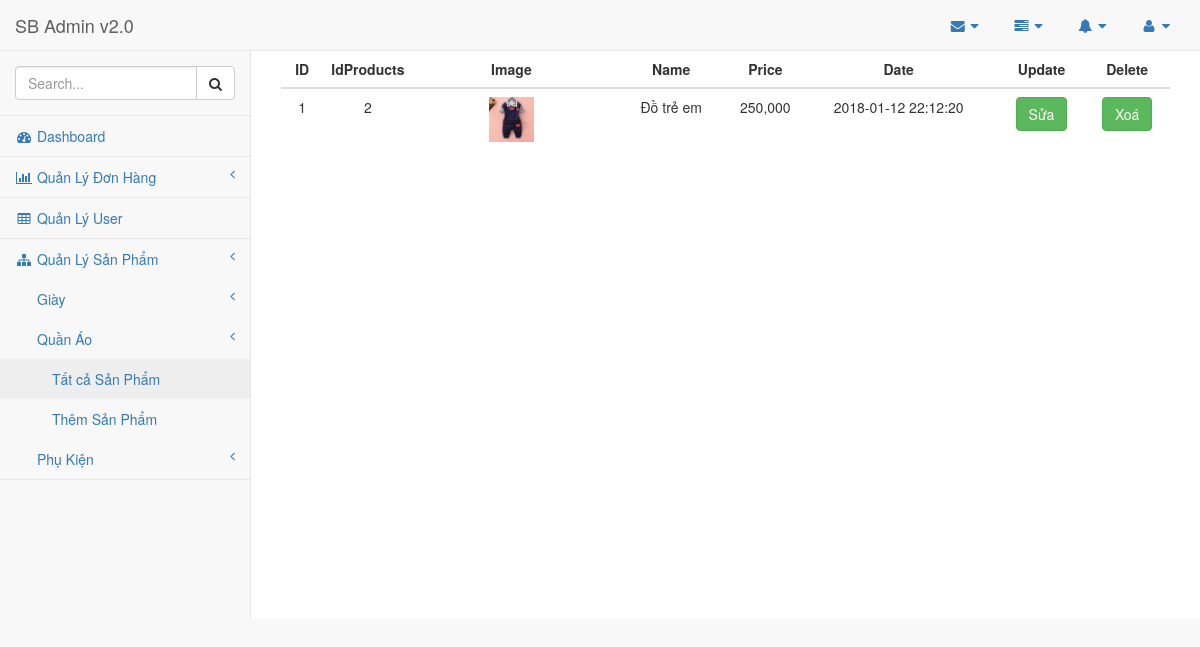
Page /Views/admin/pages/allclothes.php on the committed database.
### tables this page shows
CREATE TABLE `clothes` (
  `id` int(11) NOT NULL,
  `idproducts` int(11) NOT NULL,
  `image` varchar(50) NOT NULL,
  `name` varchar(255) NOT NULL,
  `gender` varchar(5) NOT NULL,
  `size` varchar(50) NOT NULL,
  `price` int(50) NOT NULL,
  `date` datetime NOT NULL
);

### models/database.php (called while the page is built, shortened)
<?php
	class database
	{
		protected $row = array();
		public function selectDB1($con,$sql)
		{
			$result = mysqli_query($con,$sql);
			if(mysqli_num_rows($result) > 0)
			{
				while($row = mysqli_fetch_assoc($result))
				{
					$this->row[$row['id']] = $row;
				}
				return $this->row;
			}
			else
				echo "Số dòng < 0";
		}
	}
 ?>

### models/mSelectAllAdmin.php (called while the page is built, shortened)
<?php
	include_once '../../../models/database.php';
	class mSelectAllAdmin extends database
	{
		public function SelectAllAdmin($sql)
		{
			$conn = parent::getcon();
			$list = parent::selectDB1($conn, $sql);
			return $list;
		}
	}
 ?>

### controllers/cSelectAllAdmin.php (called while the page is built, shortened)
<?php
	class cSelectAllAdmin
	{
		public function SelectAllAdmin($sql)
		{
			include_once '../../../models/mSelectAllAdmin.php';
			$temp = new mSelectAllAdmin();
			$list = $temp->SelectAllAdmin($sql);
			return $list;
		}
	}
 ?>

### Views/admin/pages/allclothes.php (the view, shortened to what this page needs)
<?php
	include 'header.php';
	include 'leftcontent.php';
 ?>
 <div id="page-wrapper">
<?php
    include '../../../controllers/cSelectAllAdmin.php';
    $sql = "SELECT * FROM clothes";
    $temp = new cSelectAllAdmin();
    $list = $temp->SelectAllAdmin($sql);
 ?>
  <div class="table-responsive">
            <table class="table table-hover">
                <thead>
                    <tr>
                         <th style="width: 01%;text-align: center">ID</th>
                         <th style="width: 01%;text-align: center">IdProducts</th>
                         <th style="width: 025%;text-align: center">Image</th>
                         <th style="width: 015%;text-align: center">Name</th>
                         <th style="width: 05%;text-align: center">Price</th>
                         <th style="width: 025%;text-align: center">Date</th>
                         <th style="width: 010%;text-align: center">Update</th>
                         <th style="width: 010%;text-align: center">Delete</th>
                    </tr>
                 </thead>
<?php foreach ($list as $allclothes): ?>
                <tbody>
                     <tr>
                         <td style="width: 05%;text-align: center"><?php echo $allclothes['id']?></td>
                         <td style="width: 05%;text-align: center"><?php echo $allclothes['idproducts']?></td>
                         <td style="width: 05%;text-align: center"><img src="../../../public/images/<?php echo $allclothes['image']?>"  style="width: 25%"></td>
                         <td style="width: 015%;text-align: center"><?php echo $allclothes['name']?></td>
                         <td style="width: 05%;text-align: center"><?php echo number_format($allclothes['price'])?></td>
                         <td style="width: 025%;text-align: center"><?php echo $allclothes['date']?></td>
                         <td style="width: 10%;text-align: center"><a href=""><button type="button" class="btn btn-success">Sửa</button></a></td>
                         <td style="width: 10%;text-align: center"> <a href=""> <button type="button" class="btn btn-success">Xoá</button></a></td>
                     </tr>
                 </tbody>
<?php endforeach; ?>
            </table>
        </div>
 </div>
</body>
</html>

### rows in the picture
clothes: id "1", idproducts "2", image (picture), name "Đồ trẻ em", price "250,000", date "2018-01-12 22:12:20"
